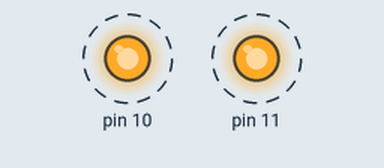
Simulated run of this sketch. Board: Arduino Uno, built with avr-gcc and run on an emulated ATmega328P. Parts: output pins drawn as LEDs (lit = HIGH). Dashed ring = blinking.

Above: at 0.5 s.
Timing chart, 0 to 4.6 s (numbered marks = the images above):
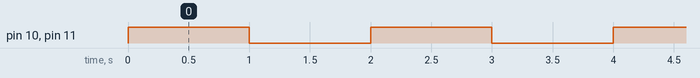

The sketch:

teste_reles.ino
```cpp
void setup() {
  // put your setup code here, to run once:
  pinMode(10, OUTPUT);
  pinMode(11, OUTPUT);
}

void loop() {
  // put your main code here, to run repeatedly:
  digitalWrite(10, HIGH);
  digitalWrite(11, HIGH);
  delay(1000);
  digitalWrite(10, LOW);
  digitalWrite(11, LOW);
  delay(1000);

}
```

Measured:
- by itself, pin 10, pin 11: alternates HIGH for 1.0 s and LOW for 1.0 s
